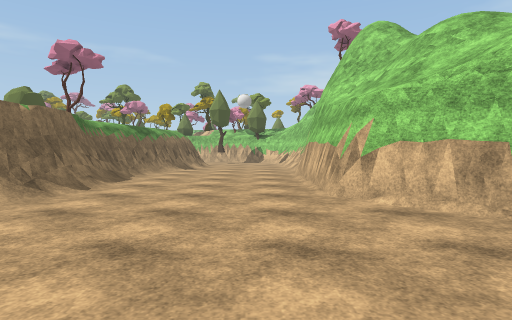
view 1 (above)

16 first-person views from a walk through a Unity game level. The camera is 1.4 m above the floor, tilts 2° down and sees 80° across. The floor is counted in squares, 2 m on a side. Each view is taken from the middle of a square. On the plan, view 1 faces up. The plan holds only what a view shows up to about 10 squares ahead; the rest is blank. The place goes on beyond the plan. The player character is not drawn. Some surface patterns are stand-ins.

view 2
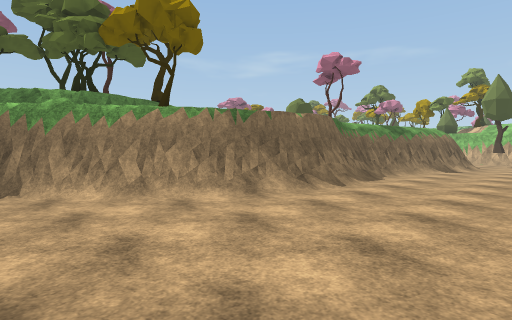

view 3
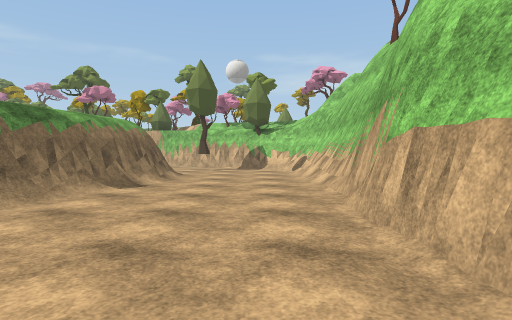

view 4
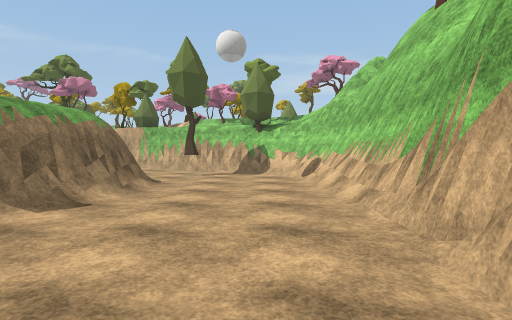

view 5
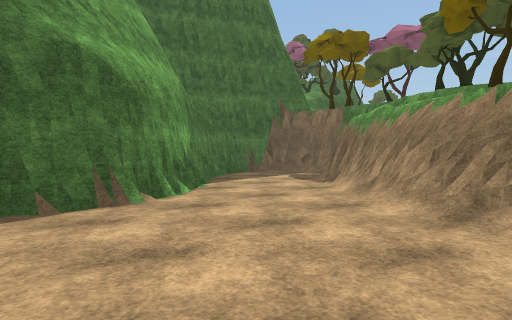

view 6
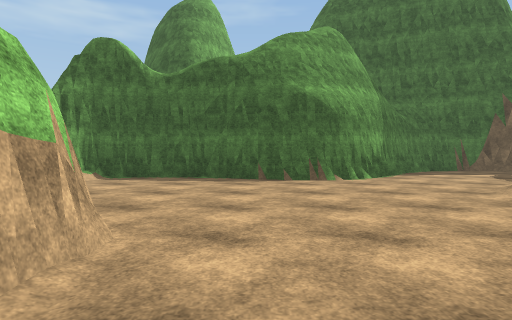

view 7
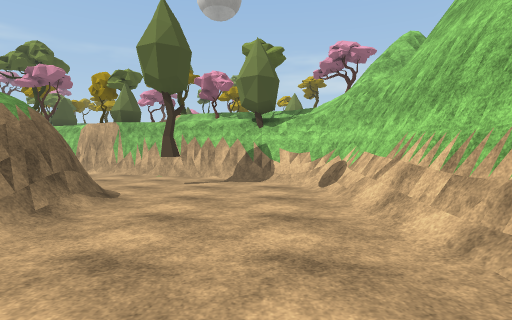

view 8
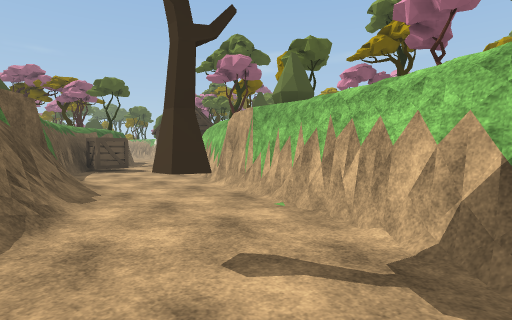

view 9
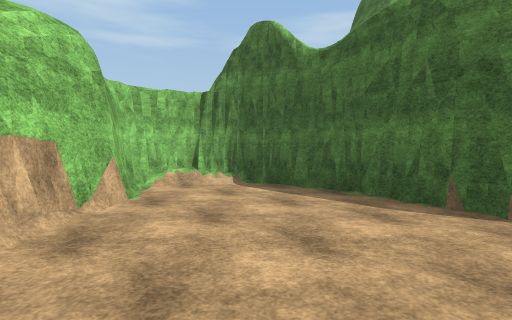

view 10
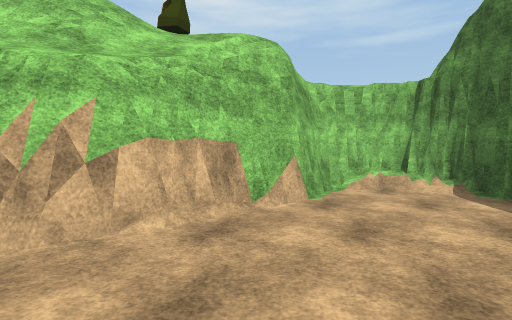

view 11
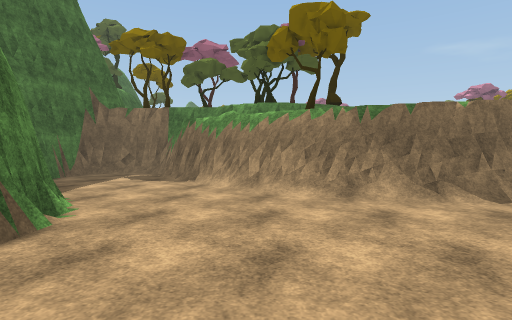

view 12
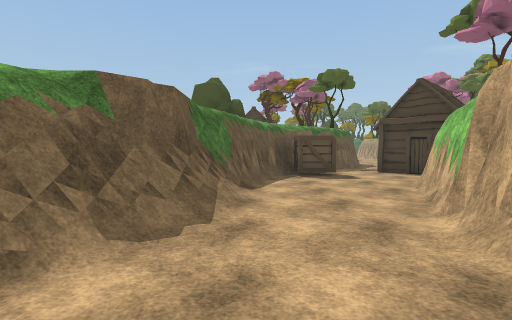

view 13
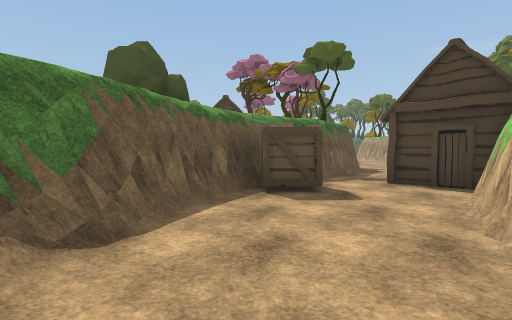

view 14
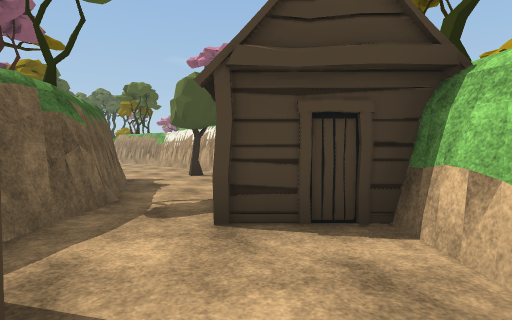

view 15
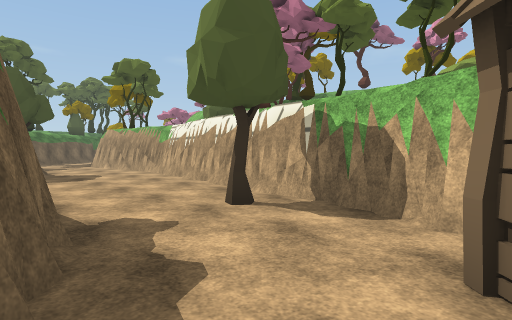

view 16
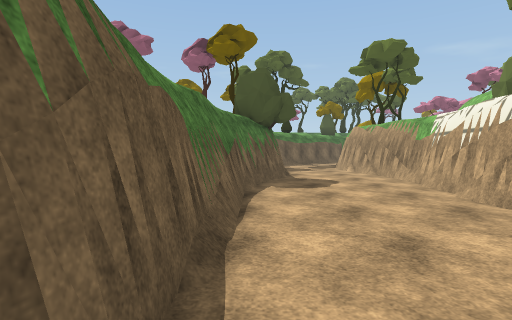

### Floor plan
Key: @ floor where view 1 was taken; # wall or solid block; . floor; / step, stairs or slope; T tree; C crate; H hut.
Columns run from 25 left of view 1 to 5 right of it. Each row starts with its distance up from view 1.
 25 #######
 24 #.....######
 23 .........T..
 22 ............H
 21   ###........H###
 20       #####...H.###
 19           ###.....###
 18             ##CC....####
 17              ##C.......###
 16               ####.......##
 15                  ####..T..##
 14                     ###....#
 13                       #....#
 12                       #....#
 11                       #....#
 10                      ##....#
  9                      #/....#
  8                      #/....#
  7                      #/....
  6                      #/....
  5                      #/....#
  4                     ##/....##
  3                     ##......##
  2                    ##........##
  1                   ##..........#
  0                  ##.....#@.../#
 -1                  #....#########
 -2                  #...##
 -3                  #####

Positions as (right, up) in squares from view 1, and headings:
1: (0, 0), facing up
2: (0, 0), facing up-left
3: (0, 5), facing up
4: (0, 7), facing up
5: (0, 4), facing down-left
6: (0, 7), facing down
7: (0, 9), facing up
8: (0, 14), facing up-left
9: (-1, 4), facing down-right
10: (-1, 3), facing right
11: (1, 2), facing left
12: (-2, 16), facing left
13: (-5, 17), facing left
14: (-9, 18), facing up-left
15: (-13, 20), facing up-left
16: (-15, 21), facing left
